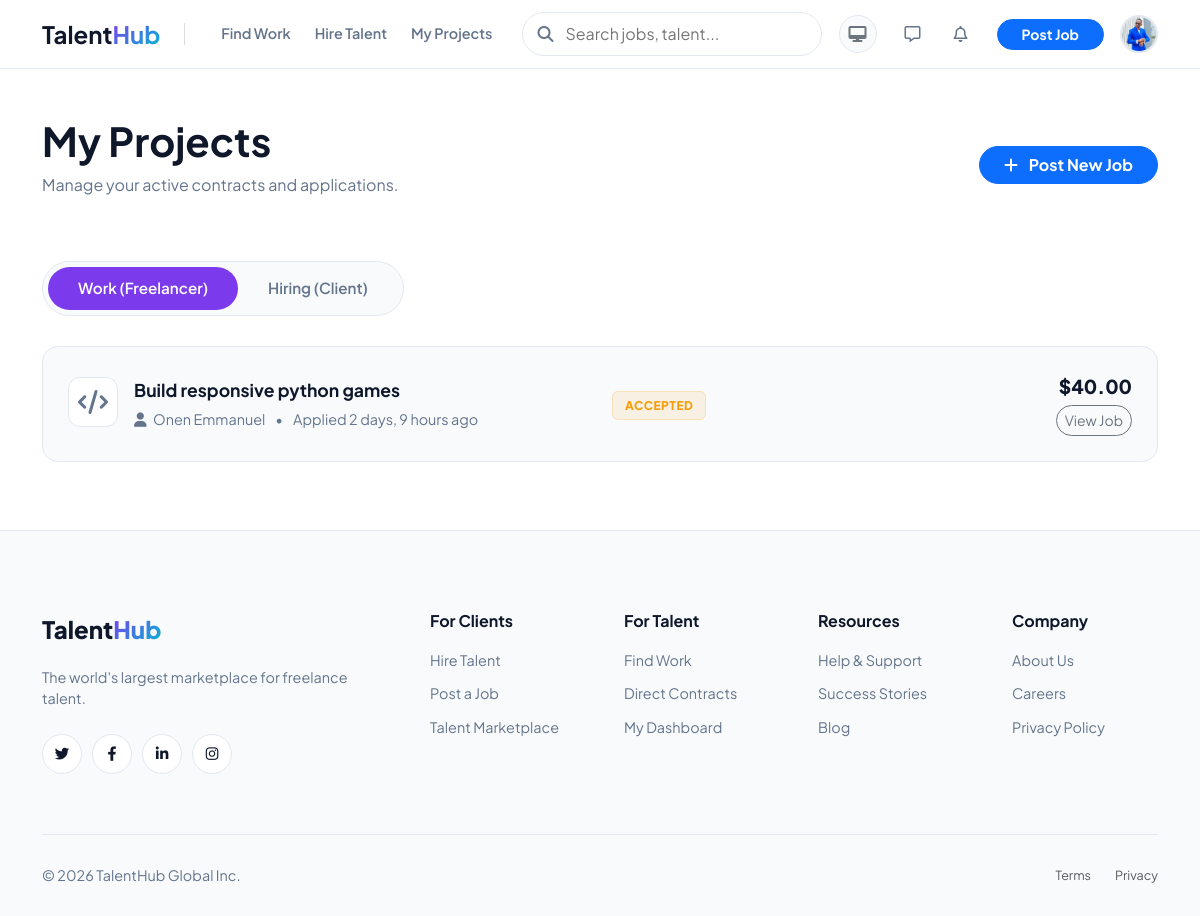
The app's page /my-jobs/ (signed in) with its own data.
### talents/models.py (models this page shows, shortened)
class TimeStampedModel(models.Model):
    created_at = models.DateTimeField(auto_now_add=True)
    updated_at = models.DateTimeField(auto_now=True)
    class Meta:
        abstract = True

class Profile(TimeStampedModel):
    user = models.OneToOneField(settings.AUTH_USER_MODEL, on_delete=models.CASCADE, related_name='profile')
    slug = models.SlugField(max_length=255, unique=True, blank=True)
    ROLE_CHOICES = [
        ('freelancer', 'Freelancer'),
        ('client', 'Client')
    ]
    role = models.CharField(max_length=20, choices=ROLE_CHOICES, default='freelancer', db_index=True)
    headline = models.CharField(max_length=200, blank=True, null=True, help_text="e.g. Senior Python Developer") # <--- ADDED THIS FIELD
    phone_number = models.CharField(max_length=20, blank=True)
    location = models.CharField(max_length=100, help_text="City, State", db_index=True)
    bio = models.TextField(blank=True, help_text="Describe your services")
    profile_pic = models.ImageField(upload_to='profile_pics/', default='default.jpg')
    cover_photo = models.ImageField(upload_to='cover_photos/', blank=True, null=True)
    AVAILABILITY_CHOICES = [
        ('available', 'Available for work'),
        ('open', 'Open to offers'),
        ('busy', 'Currently busy'),
    ]
    availability = models.CharField(max_length=20, choices=AVAILABILITY_CHOICES, default='available')
    ENGLISH_CHOICES = [
        ('basic', 'Basic'),
        ('conversational', 'Conversational'),
        ('fluent', 'Fluent'),
        ('native', 'Native/Bilingual'),
    ]
    english_level = models.CharField(max_length=20, choices=ENGLISH_CHOICES, default='fluent')
    years_experience = models.PositiveIntegerField(default=0)
    company_name = models.CharField(max_length=100, blank=True)
    project_link = models.URLField(blank=True)
    tools = models.CharField(max_length=255, blank=True, help_text="Comma separated tools (e.g. Jira, Figma)")
    hourly_rate = models.DecimalField(max_digits=10, decimal_places=2, null=True, blank=True)
    skills = models.ManyToManyField(Skill, blank=True, related_name='profiles')
    is_verified = models.BooleanField(default=False)
    onboarding_complete = models.BooleanField(default=False)
    follows = models.ManyToManyField('self', related_name='followers', symmetrical=False, blank=True)

class Proposal(TimeStampedModel):
    job = models.ForeignKey(Job, on_delete=models.CASCADE, related_name='proposals')
    freelancer = models.ForeignKey(settings.AUTH_USER_MODEL, on_delete=models.CASCADE, related_name='my_proposals')
    cover_letter = models.TextField()
    bid_amount = models.DecimalField(max_digits=10, decimal_places=2, help_text="Proposed price")
    estimated_days = models.PositiveIntegerField(default=7, help_text="Days to complete")
    STATUS_CHOICES = [
        ('pending', 'Pending'),
        ('accepted', 'Accepted'),
        ('rejected', 'Rejected'),
    ]
    status = models.CharField(max_length=20, choices=STATUS_CHOICES, default='pending')
    class Meta:
        unique_together = ('job', 'freelancer') # One proposal per job per user

class Job(TimeStampedModel):
    client = models.ForeignKey(settings.AUTH_USER_MODEL, on_delete=models.CASCADE, related_name='posted_jobs')
    title = models.CharField(max_length=200)
    slug = models.SlugField(unique=True, blank=True)
    description = models.TextField()
    JOB_TYPE_CHOICES = [
        ('fixed', 'Fixed Price'),
        ('hourly', 'Hourly Rate'),
    ]
    job_type = models.CharField(max_length=20, choices=JOB_TYPE_CHOICES, default='fixed')
    budget = models.DecimalField(max_digits=10, decimal_places=2, help_text="Budget or Hourly Rate")
    skills_required = models.ManyToManyField(Skill, related_name='jobs')
    experience_level = models.CharField(max_length=20, choices=[
        ('entry', 'Entry Level'),
        ('intermediate', 'Intermediate'),
        ('expert', 'Expert')
    ], default='intermediate')
    is_active = models.BooleanField(default=True)
    applicants = models.ManyToManyField(settings.AUTH_USER_MODEL, related_name='applied_jobs', blank=True)

### talents/views.py (the view)
# urls.py: path('my-jobs/', views.my_jobs, name='my_jobs'),
@login_required
def my_jobs(request):
    posted_jobs = Job.objects.filter(client=request.user).prefetch_related('applicants__profile').order_by('-created_at')
    proposals = Proposal.objects.filter(freelancer=request.user).select_related('job', 'job__client').order_by('-created_at')
    context = {
        'posted_jobs': posted_jobs,
        'proposals': proposals # Using proposals instead of 'applied_jobs' for better data
    }
    return render(request, 'talents/my_jobs.html', context)

### talents/templates/talents/my_jobs.html (shortened to what this page needs)
{% extends 'talents/base.html' %}
{% load static %}
{% load humanize %}
{% block content %}
<div class="container py-5">
    <div class="d-flex flex-column flex-md-row justify-content-between align-items-center mb-5">
        <div>
            <h1 class="fw-bold mb-2" style="color: var(--text-main)">My Projects</h1>
            <p style="color: var(--text-muted)">Manage your active contracts and applications.</p>
        </div>
        <div class="mt-3 mt-md-0">
            <a href="{% url 'post_job' %}" class="btn btn-primary rounded-pill px-4 fw-bold">
                <i class="fas fa-plus me-2"></i> Post New Job
            </a>
        </div>
    </div>
    <ul class="nav nav-pills nav-pills-custom" id="pills-tab" role="tablist">
        <li class="nav-item">
            <button class="nav-link active" id="pills-freelancer-tab" data-bs-toggle="pill" data-bs-target="#pills-freelancer">
                Work (Freelancer)
            </button>
        </li>
        <li class="nav-item">
            <button class="nav-link" id="pills-client-tab" data-bs-toggle="pill" data-bs-target="#pills-client">
                Hiring (Client)
            </button>
        </li>
    </ul>
    <div class="tab-content" id="pills-tabContent">
        <div class="tab-pane fade show active" id="pills-freelancer">
            {% for p in proposals %}
                <div class="project-card">
                    <div class="row align-items-center g-4">
                        <div class="col-lg-6">
                            <div class="d-flex gap-3">
                                <div class="icon-box"><i class="fas fa-code"></i></div>
                                <div>
                                    <div class="job-title">{{ p.job.title }}</div>
                                    <div class="job-meta">
                                        <span><i class="fas fa-user me-1"></i> {{ p.job.client.first_name }} {{ p.job.client.last_name }}</span>
                                        <span>•</span>
                                        <span>Applied {{ p.created_at|timesince }} ago</span>
                                    </div>
                                </div>
                            </div>
                        </div>
                        <div class="col-lg-3">
                            <span class="status-badge status-pending">
                                {{ p.status|default:"Applied" }}
                            </span>
                        </div>
                        <div class="col-lg-3 text-lg-end">
                            <div class="price-tag mb-1">${{ p.job.budget|intcomma }}</div>
                            <a href="{% url 'job_detail' p.job.slug %}" class="btn btn-sm btn-outline-secondary rounded-pill">View Job</a>
                        </div>
                    </div>
                </div>
            {% endfor %}
        </div>
    </div>
</div>
{% endblock %}

### talents/templates/talents/base.html (shortened to what this page needs)
{% load static %}
<!DOCTYPE html>
<html lang="en">
<head>
    <link rel="stylesheet" href="https://cdnjs.cloudflare.com/ajax/libs/font-awesome/6.4.0/css/all.min.css">
    <link href="https://cdn.jsdelivr.net/npm/bootstrap@5.3.0/dist/css/bootstrap.min.css" rel="stylesheet">
</head>
<body data-theme="system">
    {% block navbar %}
    <nav class="desktop-nav desktop-only">
        <div class="container d-flex justify-content-between align-items-center">
            <div class="d-flex align-items-center gap-4">
                <a class="navbar-brand fw-bold fs-4" href="{% url 'home' %}">Talent<span class="text-gradient">Hub</span></a>
                <div class="d-flex align-items-center border-start border-secondary border-opacity-25 ps-4">
                    <a href="{% url 'job_list' %}" class="nav-link-desktop">Find Work</a>
                    <a href="{% url 'browse' %}" class="nav-link-desktop">Hire Talent</a>
                    {% if user.is_authenticated %}
                        <a href="{% url 'my_jobs' %}" class="nav-link-desktop">My Projects</a>
                    {% endif %}
                </div>
            </div>
            <form action="{% url 'job_list' %}" class="nav-search mx-3">
                <i class="fas fa-search"></i>
                <input type="text" name="q" placeholder="Search jobs, talent...">
            </form>
            <div class="d-flex align-items-center gap-2">
                {% if user.is_authenticated %}
                    <button class="btn-theme me-2" id="themeToggleDesk" title="Switch Theme"><i class="fas fa-desktop"></i></button>
                    <a href="{% url 'inbox' %}" class="nav-icon-btn"><i class="far fa-comment-alt"></i></a>
                    <a href="{% url 'notifications' %}" class="nav-icon-btn me-2">
                        <i class="far fa-bell"></i>
                    </a>
                    <a href="{% url 'post_job' %}" class="btn btn-primary rounded-pill px-4 fw-bold text-white btn-sm">Post Job</a>
                    <div class="dropdown ms-2">
                        <a href="#" data-bs-toggle="dropdown" class="d-flex align-items-center gap-2 text-decoration-none">
                            {% if user.profile.profile_pic %}
                                <img src="{{ user.profile.profile_pic.url }}" style="width: 38px; height: 38px; border-radius: 50%; object-fit: cover; border: 2px solid var(--border);">
                            {% else %}
                                <div class="btn-theme fw-bold">{{ user.username|first|upper }}</div>
                            {% endif %}
                        </a>
                    </div>
                {% else %}
                    <a href="{% url 'login' %}" class="nav-link-desktop">Log In</a>
                    <a href="{% url 'register' %}" class="btn btn-light rounded-pill px-4 fw-bold text-dark btn-sm">Sign Up</a>
                {% endif %}
            </div>
        </div>
    </nav>
    {% endblock %}
    <div class="toast-container position-fixed top-0 end-0 p-3" style="z-index: 9999;">
    </div>
    <div style="flex: 1;">
        {% block content %}{% endblock %}
    </div>
    {% block footer %}
    <footer class="market-footer">
        <div class="container">
            <div class="row g-5">
                <div class="col-lg-4 col-md-12">
                    <a href="{% url 'home' %}" class="footer-brand">Talent<span class="text-gradient">Hub</span></a>
                    <p class="mb-4">The world's largest marketplace for freelance talent.</p>
                    <div class="d-flex">
                        <a href="#" class="social-icon"><i class="fab fa-twitter"></i></a>
                        <a href="#" class="social-icon"><i class="fab fa-facebook-f"></i></a>
                        <a href="#" class="social-icon"><i class="fab fa-linkedin-in"></i></a>
                        <a href="#" class="social-icon"><i class="fab fa-instagram"></i></a>
                    </div>
                </div>
                <div class="col-lg-2 col-md-4 col-6">
                    <h6 class="footer-heading">For Clients</h6>
                    <a href="{% url 'browse' %}" class="footer-link">Hire Talent</a>
                    <a href="{% url 'post_job' %}" class="footer-link">Post a Job</a>
                    <a href="{% url 'browse' %}" class="footer-link">Talent Marketplace</a>
                </div>
                <div class="col-lg-2 col-md-4 col-6">
                    <h6 class="footer-heading">For Talent</h6>
                    <a href="{% url 'job_list' %}" class="footer-link">Find Work</a>
                    <a href="{% url 'my_jobs' %}" class="footer-link">Direct Contracts</a>
                    <a href="{% url 'dashboard' %}" class="footer-link">My Dashboard</a>
                </div>
                <div class="col-lg-2 col-md-4 col-6">
                    <h6 class="footer-heading">Resources</h6>
                    <a href="{% url 'contact' %}" class="footer-link">Help & Support</a>
                    <a href="{% url 'blog' %}" class="footer-link">Success Stories</a>
                    <a href="{% url 'blog' %}" class="footer-link">Blog</a>
                </div>
                <div class="col-lg-2 col-md-4 col-6">
                    <h6 class="footer-heading">Company</h6>
                    <a href="{% url 'about' %}" class="footer-link">About Us</a>
                    <a href="{% url 'careers' %}" class="footer-link">Careers</a>
                    <a href="{% url 'privacy' %}" class="footer-link">Privacy Policy</a>
                </div>
            </div>
            <div class="footer-bottom">
                <div>&copy; 2026 TalentHub Global Inc.</div>
                <div class="d-flex gap-4">
                    <a href="{% url 'privacy' %}" class="text-muted small text-decoration-none">Terms</a>
                    <a href="{% url 'privacy' %}" class="text-muted small text-decoration-none">Privacy</a>
                </div>
            </div>
        </div>
    </footer>
    {% endblock %}
</body>
</html>

### records on screen
Proposal: job "Build responsive python games", job.client.first_name "Onen", job.client.last_name "Emmanuel", created_at "2 days, 9 hours", status "ACCEPTED", job.budget "40.00"
